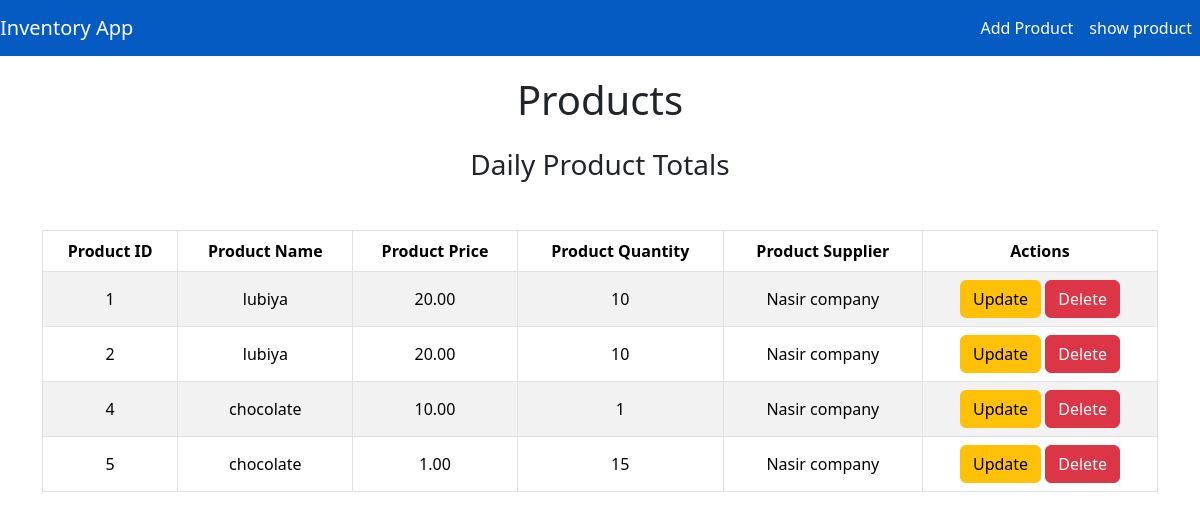
Page /list/ on the committed database.
### invApp/models.py (models this page shows, shortened)
class Products(models.Model):
    product_id = models.AutoField(primary_key=True)
    product_name = models.CharField(max_length=50)
    product_price = models.DecimalField(max_digits=20, decimal_places=2)
    product_quantity = models.IntegerField()
    product_supplier = models.CharField(max_length=50)

### invApp/views.py (the view)
# urls.py: path('list/', views.product_list_view, name='product_list'),
def product_list_view(request):
    products = Products.objects.all()
    return render(request, 'invApp/product_list.html', {'products': products})

### invApp/templates/invApp/product_list.html (shortened to what this page needs)
{% extends "invApp/layout.html" %}
{% block content %}
<h1 class="text-center">Products</h1>
<h3 class="text-center my-4">Daily Product Totals</h3>
<table class="table table-bordered table-striped text-center">
 <thead class="thead-dark">
    <tr>
        <th>Product ID</th>
        <th>Product Name</th>
        <th>Product Price</th>
        <th>Product Quantity</th>
        <th>Product Supplier</th>
        <th>Actions</th>
    </tr>
 </thead>
 <tbody>
     {% for product in products %}
     <tr>
        <td>{{ product.product_id }}</td>
        <td>{{ product.product_name }}</td>
        <td>{{ product.product_price }}</td>
        <td>{{ product.product_quantity }}</td>
        <td>{{ product.product_supplier }}</td>
        <td>
            <a href="{% url 'product_update' product.product_id %}" class="btn btn-warning">Update</a>
            <a href="{% url 'product_delete' product.product_id %}" class="btn btn-danger">Delete</a>
        </td>
     </tr>
     {% endfor %}
 </tbody>
</table>
{% endblock content %}

### invApp/templates/invApp/layout.html (shortened to what this page needs)
<!doctype html>
<html lang="en">
<head>
    <link href="https://cdn.jsdelivr.net/npm/bootstrap@5.3.3/dist/css/bootstrap.min.css" rel="stylesheet">
</head>
<body>
<nav class="navbar navbar-expand-lg navbar-dark fixed-top">
    <a href="{% url 'home' %}" class="navbar-brand">
        Inventory App
    </a>
<ul class="navbar-nav">
    <li class="nav-item">
       <a href="{% url 'product_create' %}" class="nav-link"> Add Product</a>
    </li>
    <li class="nav-item">
        <a href="{% url 'product_list' %}" class="nav-link"> show product </a>
    </li>
</ul>
</nav>
<div class="container">
    {% block content %} {% endblock     %}
</div>
</body>
</html>

### invApp/templates/invApp/layout.html (style rules this page uses)
body { padding-top: 56px; }
.navbar { background-color: #065bc3; }
.navbar-brand, .nav-link { color: #fff !important; }
.container { margin-top: 20px; }
.table th, .table td { vertical-align: middle; }

### rows in the picture
Products: product_id "1", product_name "lubiya", product_price "20.00", product_quantity "10", product_supplier "Nasir company"
Products: product_id "2", product_name "lubiya", product_price "20.00", product_quantity "10", product_supplier "Nasir company"
Products: product_id "4", product_name "chocolate", product_price "10.00", product_quantity "1", product_supplier "Nasir company"
Products: product_id "5", product_name "chocolate", product_price "1.00", product_quantity "15", product_supplier "Nasir company"
